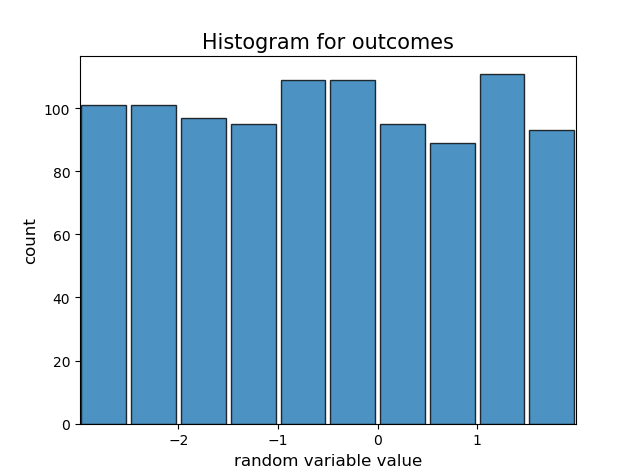

This chart was generated by the following Python code:
import numpy as np
import matplotlib.pyplot as plt

sample_size = 1000
sample_num = 1
sample = np.random.rand(sample_size)*5-3
# print(sample)

plt.hist(sample,rwidth=0.9,bins=10,edgecolor='black',alpha=0.8,range=(-3,2))
plt.xlim(min(sample),max(sample))
# plt.grid()
plt.xlabel('random variable value',fontsize=12)
plt.ylabel('count',fontsize=12)
plt.title('Histogram for outcomes',fontsize=15)
plt.show()
